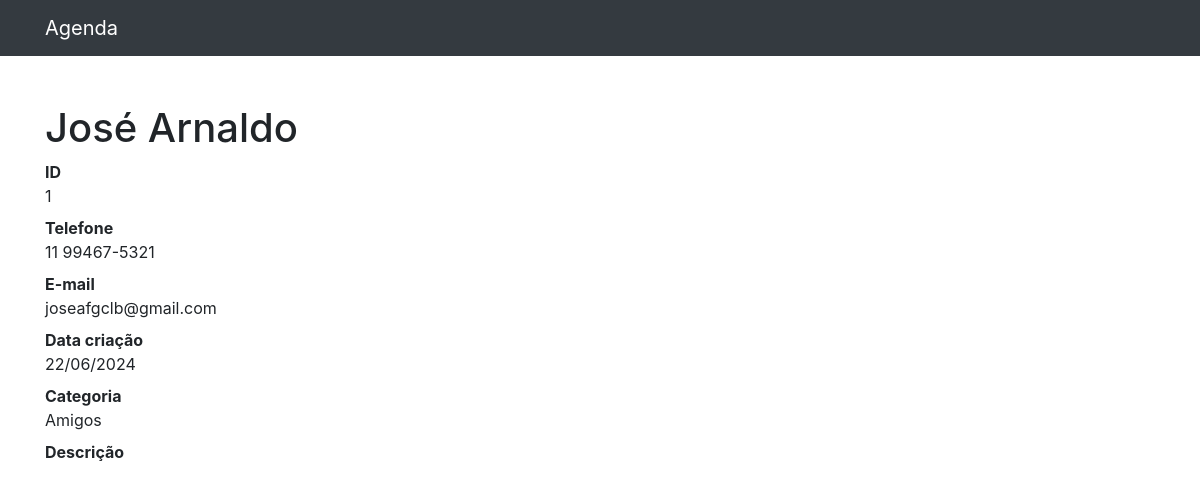
The page /1 on the database its author committed.
### contatos/models.py (models this page shows, shortened)
class Contato(models.Model):
    nome = models.CharField(max_length=255)
    sobrenome = models.CharField(max_length=255, blank=True)
    telefone = models.CharField(max_length=255)
    email = models.CharField(max_length=255, blank=True)
    data_criacao = models.DateTimeField(default=timezone.now)
    descricao = models.TextField(blank=True)
    categoria = models.ForeignKey(Categoria, on_delete=models.DO_NOTHING)
    mostrar = models.BooleanField(default=True)

class Categoria(models.Model):
    nome = models.CharField(max_length=255)
    def __str__(self):
        return self.nome

### contatos/views.py (the view)
# urls.py: path('<int:contato_id>', views.ver_contato, name='ver_contato'),
def ver_contato(request, contato_id):
    contato = get_object_or_404(Contato, id=contato_id)
    if not contato.mostrar:
        raise Http404()
    return render(request,'contatos/ver_contato.html', {
        'contato': contato
    })

### contatos/templates/contatos/ver_contato.html (shortened to what this page needs)
{% extends 'base.html' %}
{% block 'conteudo' %}
<h1 class="mt-5">{{ contato.nome }}</h1>
<dl>
  <dt>ID</dt>
  <dd>{{ contato.id }}</dd>
  <dt>Telefone</dt>
  <dd>{{ contato.telefone }}</dd>
  <dt>E-mail</dt>
  <dd>{{ contato.email }}</dd>
  <dt>Data criação</dt>
  <dd>{{ contato.data_criacao|date:'d/m/Y'}}</dd>
  <dt>Categoria</dt>
  <dd>{{ contato.categoria }}</dd>
  <dt>Descrição</dt>
</dl>
{% endblock %}

### rows shown on the page
Contato: nome "José Arnaldo", id "1", telefone "11 99467-5321", email "joseafgclb@gmail.com", data_criacao "22/06/2024", categoria "Amigos"
